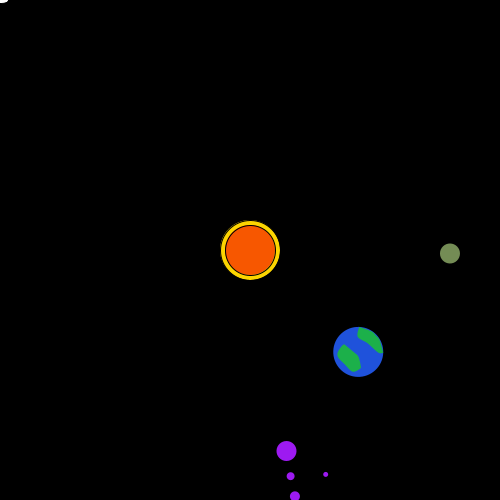
Frame 1 (no input)
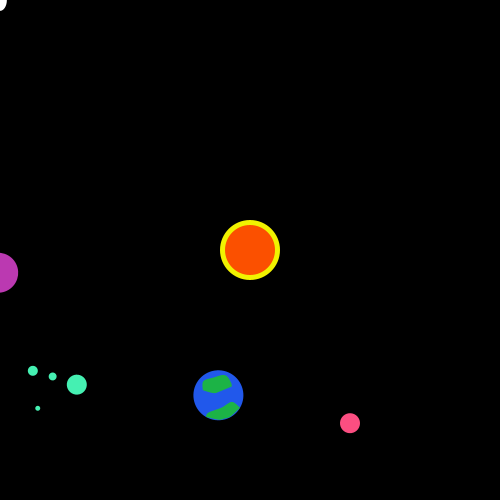
Frame 60 (the mouse pressed at the canvas centre just before this capture)
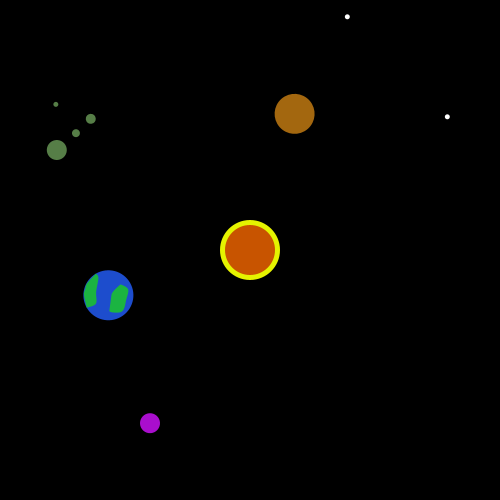
Frame 120 (the mouse held since frame 60 and released just before this capture)

The Processing sketch that drew these frames (run headless with seeded random() and noise(); from frame 60 on, the mouse is pressed at the canvas centre):

// Processing sketch: processing_161189
// ── processing_161189.pde

int r1 = 0;
int r2 = 0;
int r3 = 0;
int r4 = 0;
int r5 = 0;

void setup() {
  size(500,500);
  frameRate(50);
}

void draw() {
  background(0);
  
  //spaceship
  fill(255);
  ellipse(mouseX,mouseY,random(1,25),random(1,25));
  
  //sun
  translate(width/2, height/2);
  fill(random(200,255),random(200,255),0);
  ellipse(0, 0, 60, 60);
  fill(random(200,255),random(70,125),0);
  ellipse(0, 0, 50, 50);

  //planet 1
  fill(color(random(255),random(255),random(255)) );
  noStroke();
  rotate(radians(++r1));
  ellipse(200,0,20,20);

  //planet 2
  pushMatrix();
    fill(color(random(255),random(255),random(255)) );
    translate(50, 100);
    rotate(radians(++r2));
    ellipse(34, 200, 40, 40);
  popMatrix();
  
  //rotating earth
  pushMatrix();
  fill(#2460FF,random(200,255));
  translate(110,100);
  rotate(radians(++r3));
  ellipse(0, 0, 50, 50);
  
  noStroke();
  fill(27,188,54,random(200,255));
  beginShape();
  curveVertex(0,-25);
  curveVertex(0,-25);
  curveVertex(-1,-15);
  curveVertex(9,-9);
  curveVertex(20,0);
  curveVertex(25,0);
  curveVertex(25,0);
  vertex(25,0);
  curveVertex(25,0);
  curveVertex(25,0);
  curveVertex(21,-12.5);
  curveVertex(17,-17);
  curveVertex(12.5,-21);
  curveVertex(0,-25);
  curveVertex(0,-25);
  endShape();
  
  beginShape();
  curveVertex(-10,4);
  curveVertex(-14,-7);
  curveVertex(-20,0);
  curveVertex(-20,6);
  curveVertex(-13,13);
  curveVertex(-5,20);
  curveVertex(2,17);
  curveVertex(3,14);
  curveVertex(-1,3);
  curveVertex(-10,4);
  endShape();
  popMatrix();

  //planet 3
  fill(random(255),random(255),random(255) );
  translate(20, 200);
  rotate(radians(++r4));
  ellipse(20, 0, 20, 20);    
  translate(20, 20);
  ellipse(5, 5, 8,8);
  ellipse(10,25, 10,10);
  ellipse(40,2, 5,5);

  //planet 4
  fill(random(255),random(255),random(255),190);
  translate(200, 200);
  rotate(radians(++r5));
  ellipse(60, 100, 30, 30);

  //line
  fill(255);
  translate(100, 50);
  ellipse(0, 0, 5,5);
  ellipse(100,100, 5,5);
  ellipse(200,200, 5,5);
  ellipse(300,300, 5,5);
  ellipse(400,400, 5,5);
}
